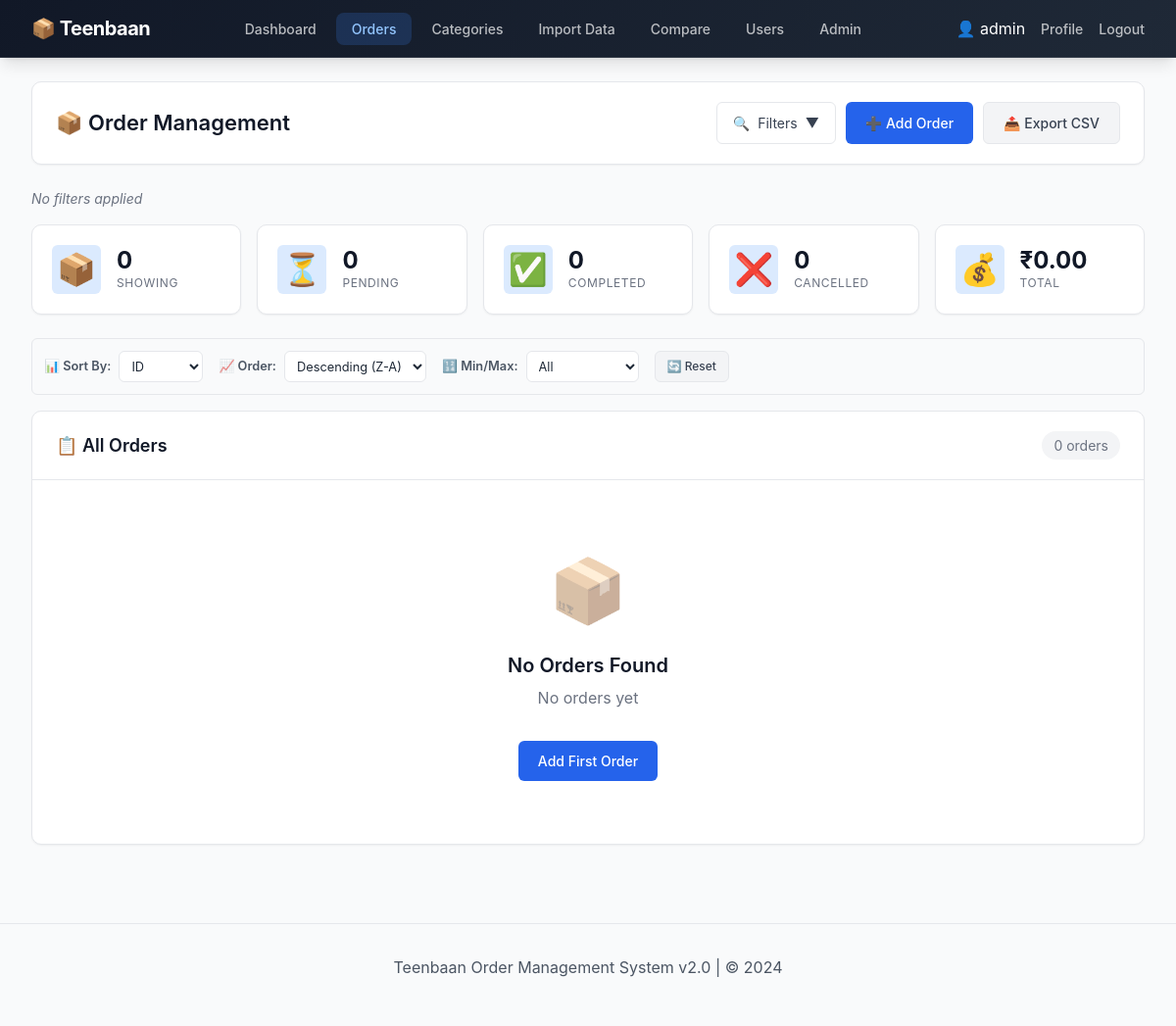
Page /orders (signed in) on the earlier database version.
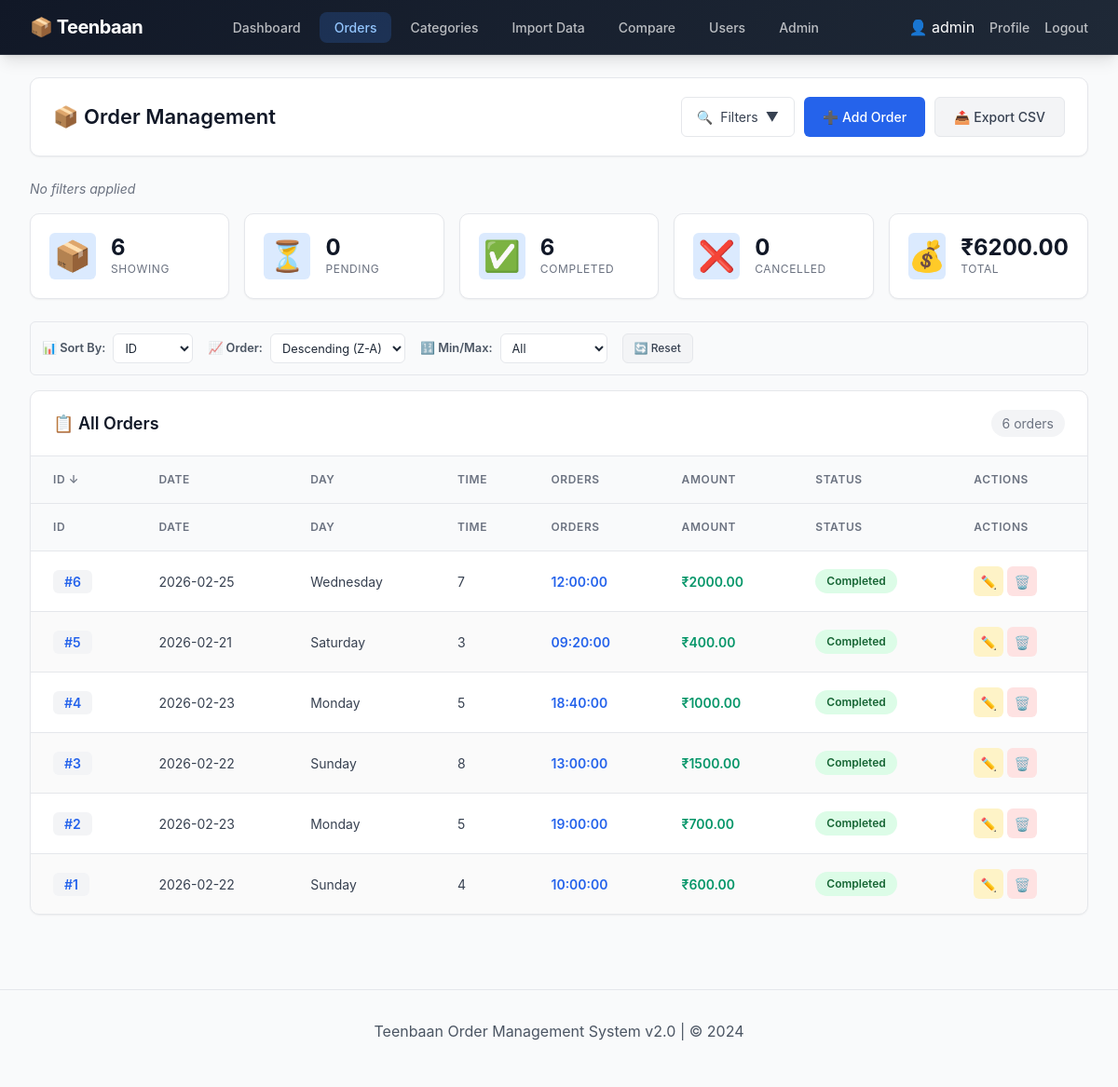
Same page on the later database version.
### tables this page shows
CREATE TABLE orders (
            id INTEGER PRIMARY KEY AUTOINCREMENT,
            date TEXT,
            day TEXT,
            orders INTEGER,
            time TEXT,
            amount_spend REAL
        , status TEXT DEFAULT 'completed', customer_name TEXT, customer_email TEXT, notes TEXT, created_at TIMESTAMP DEFAULT CURRENT_TIMESTAMP, updated_at TIMESTAMP DEFAULT CURRENT_TIMESTAMP);

### app.py (the view, shortened to what this page needs)
@app.route('/orders')
@login_required
def orders():
    date_filter = request.args.get('date', '')
    day_filter = request.args.get('day', '')
    time_filter = request.args.get('time', '')
    orders_op = request.args.get('orders_op', '')
    orders_value = request.args.get('orders', '')
    amount_op = request.args.get('amount_op', '')
    amount_value = request.args.get('amount', '')
    status_filter = request.args.get('status', '')
    sort_by = request.args.get('sort_by', 'id')
    sort_order = request.args.get('sort_order', 'desc')
    query = "SELECT * FROM orders WHERE 1=1"
    params = []
    if date_filter:
        query += " AND date = ?"
        params.append(date_filter)
    if day_filter:
        query += " AND day = ?"
        params.append(day_filter)
    if status_filter:
        query += " AND status = ?"
        params.append(status_filter)
    valid_sort_columns = ['id', 'date', 'day', 'time', 'orders', 'Amount_spend', 'status']
    if sort_by not in valid_sort_columns:
        sort_by = 'id'
    sort_direction = 'DESC' if sort_order == 'desc' else 'ASC'
    query += f" ORDER BY {sort_by} {sort_direction}"
    conn = get_db_connection()
    orders_list = conn.execute(query, params).fetchall()
    status_counts = conn.execute('''SELECT status, COUNT(*) FROM orders GROUP BY status''').fetchall()
    status_counts = {row[0]: row[1] for row in status_counts}
    total_amount = conn.execute("SELECT SUM(Amount_spend) FROM orders").fetchone()[0] or 0
    conn.close()
    orders_list = [list(row) for row in orders_list]
    for row in orders_list:
        time_str = str(row[3]) if row[3] else "00:00:00"
        try:
            time_obj = datetime.strptime(time_str, "%H:%M:%S")
            row[3] = time_obj.strftime("%I:%M %p")
        except:
            pass
    return render_template('orders.html',
                          orders=orders_list,
                          status_filter=status_filter,
                          status_counts=status_counts,
                          total_amount=total_amount,
                          filters={
                              'date': date_filter,
                              'day': day_filter,
                              'time': time_filter,
                              'orders_op': orders_op,
                              'orders': orders_value,
                              'amount_op': amount_op,
                              'amount': amount_value,
                              'status': status_filter
                          },
                          sort_by=sort_by,
                          sort_order=sort_order,
                          filters_applied=any([date_filter, day_filter, time_filter,
                                              orders_op, orders_value, amount_op,
                                              amount_value, status_filter]))

### app.py (called while the page is built)
@app.teardown_appcontext
def close_connection(exception):
    db = getattr(g, '_database', None)
    if db is not None:
        db.close()
        g._database = None

def login_required(f):
    @wraps(f)
    def decorated_function(*args, **kwargs):
        if 'user_id' not in session:
            flash('Please log in to access this page.', 'error')
            return redirect(url_for('login'))
        return f(*args, **kwargs)
    return decorated_function

def get_db_connection():
    conn = sqlite3.connect('orders.db')
    conn.row_factory = sqlite3.Row
    return conn

### templates/orders.html (shortened to what the changed rows need)
{% extends "base.html" %}
{% block extra_css %}
<link rel="stylesheet" href="{{ url_for('static', filename='css/dashboard.css') }}">
{% endblock %}
{% block content %}
<div class="page-header">
    <div class="header-left">
        <h1>📦 Order Management</h1>
    </div>
</div>
    {% set active_filters = [] %}
    {% if filters.date %}
        {% set active_filters = active_filters + [('Date', filters.date)] %}
    {% endif %}
    {% if filters.day %}
        {% set active_filters = active_filters + [('Day', filters.day)] %}
    {% endif %}
    {% if filters.time %}
        {% set active_filters = active_filters + [('Time', filters.time)] %}
    {% endif %}
    {% if filters.orders %}
        {% set active_filters = active_filters + [('Orders', filters.orders)] %}
    {% endif %}
    {% if filters.amount %}
        {% set active_filters = active_filters + [('Amount', '₹' ~ filters.amount)] %}
    {% endif %}
    {% if filters.status %}
        {% set active_filters = active_filters + [('Status', filters.status)] %}
    {% endif %}
<div class="stats-row">
    <div class="stat-card">
        <div class="stat-content">
            <span class="stat-value">{{ orders|length }}</span>
            <span class="stat-label">Showing</span>
        </div>
    </div>
    <div class="stat-card">
        <div class="stat-content">
            <span class="stat-value">{{ status_counts.get('completed', 0) }}</span>
            <span class="stat-label">Completed</span>
        </div>
    </div>
    <div class="stat-card">
        <div class="stat-content">
            <span class="stat-value">₹{{ "%.2f"|format(total_amount) }}</span>
            <span class="stat-label">Total</span>
        </div>
    </div>
</div>
<div class="card">
    <div class="section-header">
        <h2>📋 All Orders</h2>
        <span class="record-count">{{ orders|length }} orders</span>
    </div>
    {% if orders %}
    <div class="table-wrapper">
        <table>
            <thead>
    <tr>
        <th>
            <a href="{{ url_for('orders', sort_by='id', sort_order='asc' if sort_by=='id' and sort_order=='desc' else 'desc') }}" class="sort-link">
                ID {% if sort_by == 'id' %}{% if sort_order == 'asc' %}↑{% else %}↓{% endif %}{% endif %}
            </a>
        </th>
        <th>
            <a href="{{ url_for('orders', sort_by='date', sort_order='asc' if sort_by=='date' and sort_order=='desc' else 'desc') }}" class="sort-link">
                Date {% if sort_by == 'date' %}{% if sort_order == 'asc' %}↑{% else %}↓{% endif %}{% endif %}
            </a>
        </th>
        <th>
            <a href="{{ url_for('orders', sort_by='day', sort_order='asc' if sort_by=='day' and sort_order=='desc' else 'desc') }}" class="sort-link">
                Day {% if sort_by == 'day' %}{% if sort_order == 'asc' %}↑{% else %}↓{% endif %}{% endif %}
            </a>
        </th>
        <th>
            <a href="{{ url_for('orders', sort_by='time', sort_order='asc' if sort_by=='time' and sort_order=='desc' else 'desc') }}" class="sort-link">
                Time {% if sort_by == 'time' %}{% if sort_order == 'asc' %}↑{% else %}↓{% endif %}{% endif %}
            </a>
        </th>
        <th>
            <a href="{{ url_for('orders', sort_by='orders', sort_order='asc' if sort_by=='orders' and sort_order=='desc' else 'desc') }}" class="sort-link">
                Orders {% if sort_by == 'orders' %}{% if sort_order == 'asc' %}↑{% else %}↓{% endif %}{% endif %}
            </a>
        </th>
        <th>
            <a href="{{ url_for('orders', sort_by='Amount_spend', sort_order='asc' if sort_by=='Amount_spend' and sort_order=='desc' else 'desc') }}" class="sort-link">
                Amount {% if sort_by == 'Amount_spend' %}{% if sort_order == 'asc' %}↑{% else %}↓{% endif %}{% endif %}
            </a>
        </th>
        <th>
            <a href="{{ url_for('orders', sort_by='status', sort_order='asc' if sort_by=='status' and sort_order=='desc' else 'desc') }}" class="sort-link">
                Status {% if sort_by == 'status' %}{% if sort_order == 'asc' %}↑{% else %}↓{% endif %}{% endif %}
            </a>
        </th>
        <th>Actions</th>
    </tr>
            </thead>
            <thead>
                <tr>
                    <th>ID</th>
                    <th>Date</th>
                    <th>Day</th>
                    <th>Time</th>
                    <th>Orders</th>
                    <th>Amount</th>
                    <th>Status</th>
                    <th>Actions</th>
                </tr>
            </thead>
            <tbody>
                {% for order in orders %}
                <tr>
                    <td><span class="id-badge">#{{ order[0] }}</span></td>
                    <td>{{ order[1] }}</td>
                    <td>{{ order[2] }}</td>
                    <td>{{ order[3] }}</td>
                    <td><span class="orders-count">{{ order[4] }}</span></td>
                    <td><span class="revenue-amount">₹{{ "%.2f"|format(order[5]) }}</span></td>
                    <td>
                        {% if order[6] == 'completed' %}
                        <span class="status-badge completed">Completed</span>
                        {% elif order[6] == 'pending' %}
                        <span class="status-badge pending">Pending</span>
                        {% elif order[6] == 'cancelled' %}
                        <span class="status-badge cancelled">Cancelled</span>
                        {% elif order[6] == 'refunded' %}
                        <span class="status-badge refunded">Refunded</span>
                        {% endif %}
                    </td>
                    <td class="action-cell">
                        <a href="{{ url_for('edit', id=order[0]) }}" class="btn-icon edit" title="Edit">✏️</a>
                        <a href="{{ url_for('delete', id=order[0]) }}"
                           class="btn-icon delete" title="Delete"
                           onclick="return confirm('Delete this order?')">🗑️</a>
                    </td>
                </tr>
                {% endfor %}
            </tbody>
        </table>
    </div>
    {% else %}
    <div class="empty-state">
        <div class="empty-icon">📦</div>
        <h3>No Orders Found</h3>
        <p>{% if filters_applied %}No orders match your filter criteria{% else %}No orders yet{% endif %}</p>
        <a href="{{ url_for('add') }}" class="btn btn-primary mt-2">Add First Order</a>
    </div>
    {% endif %}
</div>
{% endblock %}

Differences in the rows shown:
added orders: id "6", date "2026-02-25", day "Wednesday", orders "7", time "12:00:00", amount_spend "2000.00", status "Completed"
added orders: id "5", date "2026-02-21", day "Saturday", orders "3", time "09:20:00", amount_spend "400.00", status "Completed"
added orders: id "4", date "2026-02-23", day "Monday", orders "5", time "18:40:00", amount_spend "1000.00", status "Completed"
added orders: id "3", date "2026-02-22", day "Sunday", orders "8", time "13:00:00", amount_spend "1500.00", status "Completed"
added orders: id "2", date "2026-02-23", day "Monday", orders "5", time "19:00:00", amount_spend "700.00", status "Completed"
added orders: id "1", date "2026-02-22", day "Sunday", orders "4", time "10:00:00", amount_spend "600.00", status "Completed"
Other differences:
{{ orders|length }}: "0" → "6"
{{ status_counts.get('completed', 0) }}: "0" → "6"
{{ "%.2f"|format(total_amount) }}: "0.00" → "6200.00"
text no longer shown: "📦 No Orders Found No orders yet Add First Order"
text now shown: "ID ↓ DATE DAY TIME ORDERS AMOUNT STATUS ACTIONS ID DATE DAY TIME ORDERS AMOUNT STATUS ACTIONS"
